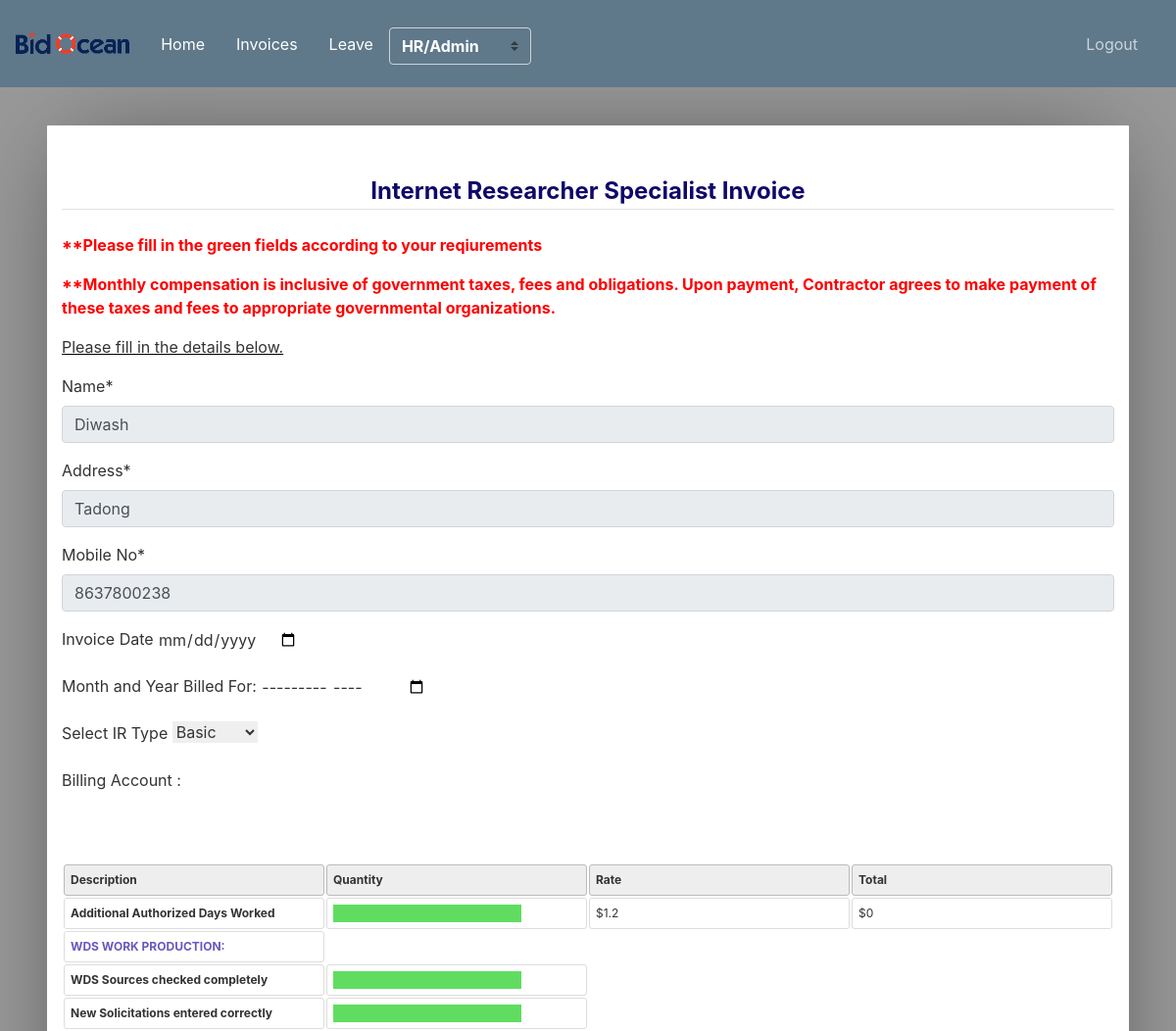
/ir/ (signed in, upper part), run on an earlier commit of the app's database.
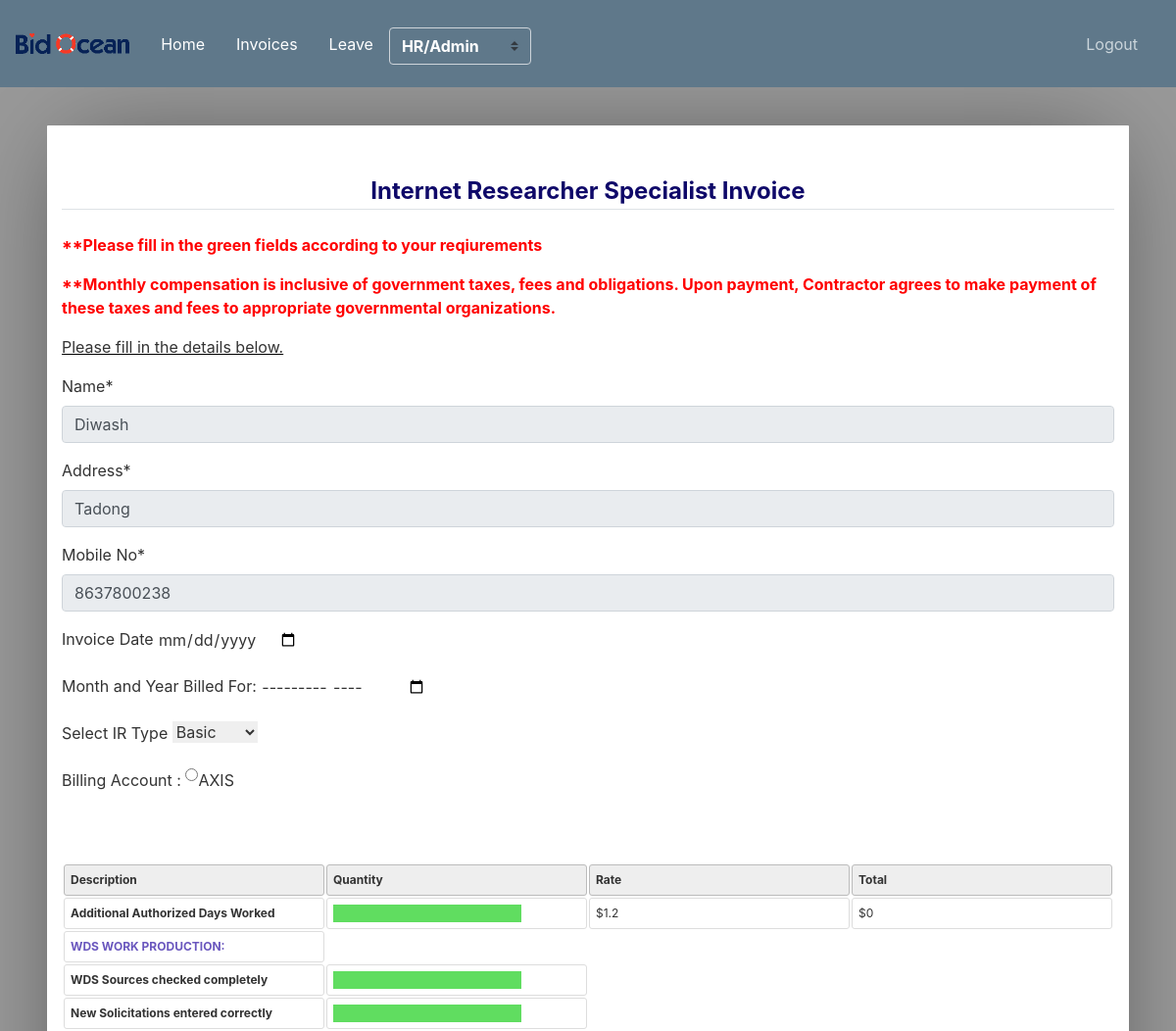
And on a later commit of the database.
### account_management/models.py (models this page shows, shortened)
class AccountDetails(models.Model):
    id         = models.AutoField(primary_key=True)
    acc_no     = models.CharField(max_length=200)
    bank       = models.CharField(max_length=200)
    other_bank = models.CharField(max_length=300, null=True, blank=True)
    ifsc_other = models.CharField(max_length=300, null=True, blank=True)
    employee   = models.ForeignKey(Employee,on_delete=models.CASCADE, related_name='employee_accounts')
    created_at = models.DateTimeField(auto_now_add=True)
    status     = models.SmallIntegerField(default=1)

### user_invoice/views.py (the view, shortened to what this page needs)
# urls.py: path('ir/',views.IrAddView.as_view(),name='ir'),
class IrAddView(IRPanelMixin,TemplateView):
    template_name='user_invoice/ir.html'
    def get(self, request):
        user          = self.request.user
        employee      = Employee.objects.get(auth_tbl=user)
        ch_invoice    = check_invoice(employee)
        if ch_invoice is None:
            rolename      = employee.role.name.lower()
            rates         = Rate.objects.get(is_approved=1)
            leaves        = count_leaves(employee)
            context = {
                'employee'  : employee,
                'submit'    : 'Add IR Invoice',
                'title'     : 'Add ir',
                'role'      : rolename,
                'rates'     : rates,
                'auth_leave': leaves,
            }
            return render(request, self.template_name, context)
        else:
             return HttpResponseRedirect('/ir/'+str(ch_invoice))

### user_invoice/mixin.py (called while the page is built)
    def test_func(self):
        user     = self.request.user
        employee = Employee.objects.get(auth_tbl=user)
        return employee.role.name.lower() == 'admin' or employee.role.name.lower() == 'hr' or employee.role.name.lower() == 'ir'

### user_invoice/utils.py (called while the page is built)
def get_first_n_last_day(year,month):
	first_n_last = calendar.monthrange(year, month)
	first_day    = datetime.strptime(str(year)+"-"+str(month)+"-"+str(first_n_last[0]),"%Y-%m-%d").date()
	last_day     = datetime.strptime(str(year)+"-"+str(month)+"-"+str(first_n_last[1]),"%Y-%m-%d").date()
	return (first_day, last_day)

def count_leaves(employee):
	today          = datetime.today()
	current_month  = today.month
	current_year   = today.year
	start_end_date = get_first_n_last_day(today.year, today.month)
	app_leaves     = LeaveRequest.objects.filter(employee=employee, status=1, from_date__gte=start_end_date[0], from_date__lte=start_end_date[1])
	leaves = 0
	if not app_leaves:
	    leaves = leaves
	else:
	    for l in app_leaves:
	        leaves += int(l.requesting_days)
	return leaves

### user_invoice/templates/user_invoice/ir.html (shortened to what this page needs)
{% extends "user_invoice/base.html" %}
{% load crispy_forms_tags %}
{% block content %}
<form method='POST'>
	<article>
		<legend class="border-bottom mb-4" style="color: rgb(15, 9, 105);text-align: center;"><b> Internet Researcher Specialist Invoice </b></legend>
		<aside>
			<div >
				<p style="color: red;" ><strong>**Please fill in the green fields according to your reqiurements </strong></p>
				<p style="color: red;"><strong>**Monthly compensation is inclusive of government taxes, fees and obligations. Upon payment, Contractor agrees to make payment of these taxes and fees to appropriate governmental organizations.</strong> </p>
			</div>
		</aside>
			  <div class="form-group">
				<p><u class="spelling">Please fill in the details below.</u> </p>
			<label for="formGropuNameInput">Name*</label>
			<input name="name" class="form-control" id="formGroupNameInput" value="{{employee.name}}" placeholder="Enter your name" required readonly>
			</div>
			<div class="form-group">
			<label for="formGropuNameInput">Address*</label>
			<input name="address" class="form-control" id="formGroupNameInput" placeholder="Enter your address" value='{{employee.address}}' required readonly>
			</div>
			<div class="form-group">
			<label for="mobile_no">Mobile No*</label>
			<input type="text" class="form-control" id="mobile_no" name="mobile_no"  value="{{employee.phone_no}}" pattern="[6-9]{1}[0-9]{9}" maxlength="10" placeholder="Enter Mobile No" readonly>
			</div>
			<div class="form-group">
			<label for="formGroupExampleInput2">Invoice Date</label>
			<input type="date" id="invoice_date" value="{{invoice.invoice_date|date:'Y-m-d'}}" name="invoice_date">
			</div>
		<div class="form-group">
		<label for="formGroupExampleInput2">Month and Year Billed For:</label>
		<input type="month" id="monthdate" name="monthdate" value="{{invoice.monthdate|date:'Y-m'}}">
		</div>
			<div class="form-group">
			  <label for="formGroupDistrict">Select IR Type</label>
			  <select name="emp_type" id="formGroupDistrict" required>
				<option {% if invoice.emp_type == 'basic' %}selected{% endif %} value='basic'>Basic</option>
			  </select>
			</div>
			<div class="form-group">
			<label for="formGroupExampleInput2">Billing Account : </label>
			{% for account in employee.employee_accounts.all %}
			<input type="radio" name="bank_account"  value={{account.id}}>{% if account.bank == 'others' %}{{account.other_bank|upper}}{% else %}{{account.bank|upper}}{% endif %}
			{% endfor %}
		</div>
			  </div>
		  <table class='in'>
			<thead>
				<tr>
					<th><span style="font-weight:bold">Description</span></th>
					<th><span style="font-weight:bold">Quantity</span></th>
					<th><span style="font-weight:bold">Rate</span></th>
					<th><span style="font-weight:bold">Total</span></th>
				</tr>
			</thead>
			<tr>
				<td></a><span style="font-weight:bold">Additional Authorized Days Worked</span></td>
					<td><input id="z1" style="background-color: rgb(96, 221, 96);" type="text" value="{{invoice.additional_auth_days}}" oninput="calci()" name="additional_auth_days" /></td>
					<td><span data-prefix>$</span><input value="{{rates.add_auth_days}}"  id="z2" type="text" oninput="calci()" /></td>
					<td><span data-prefix>$</span><input value="0" id="authres" /></td>
			</tr>
			<tr>
                <td  align="right">
                   <span id="wds" style="color:#6a57be; font-weight:bold">WDS WORK PRODUCTION:</span>
                </td>
			</tr>
            <tr>
				<td></a><span style="font-weight:bold">WDS Sources checked completely</span></td>
				<td><input class="txt" style="background-color: rgb(96, 221, 96);" value="{{invoice.wds_source_checked_completely}}" type="text" name="wds_source_checked_completely"/></td>
			</tr>
			<tr>
				<td></a><span style="font-weight:bold">New Solicitations entered correctly</span></td>
				<td><input class="txt" value="{{invoice.new_solicitation_entered_correctly}}" style="background-color: rgb(96, 221, 96);" type="text" name="new_solicitation_entered_correctly"/></td>
			</tr>
		</table>
{% endblock content %}

What changed in the data, as far as the page shows it:
added AccountDetails: bank "AXIS"
